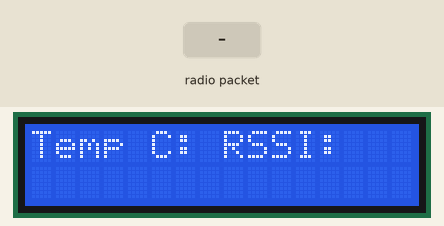
Bench run of a sketch on a simulated Arduino Uno, built with avr-gcc and run on an emulated ATmega328P. On the bench: 16×2 character LCD. Inputs (shaded band) come from the test bench. No radio packets arrive unless stated.

Above: at 1.2 s.
1.3 s: radio packet "1" arrives
At 1.6 s:
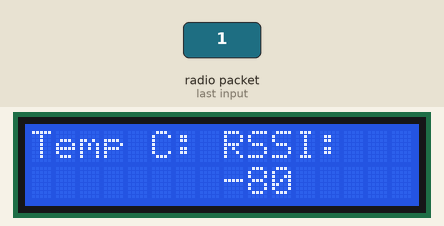
Timing chart, 0 to 4.3 s (numbered marks = the images above; inputs shaded):
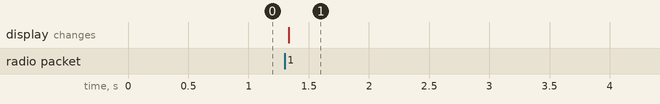

Measured:
- after the input at 1.3 s, the display: changes at once (image 1)

The sketch:

LoRaReceiverCallback_ARDUINO_LCD.ino
```cpp
#include <SPI.h>
#include <LoRa.h>
#include <LiquidCrystal.h>

const int rs = 8, en = 7, d4 = 6, d5 = 5, d6 = 4, d7 = 3;
LiquidCrystal lcd(rs, en, d4, d5, d6, d7);

void setup() {
  lcd.begin(16, 2);
  lcd.setCursor(0, 0);
  lcd.print("Temp C: RSSI:");

  if (!LoRa.begin(868E6)) {
    lcd.setCursor(0, 1);
    lcd.println("LoRa failed!");
    while (1);
  }
  LoRa.onReceive(onReceive);
  LoRa.receive();
}

void loop() {
}

void onReceive(int packetSize) {
  char lorainbyte;
  lcd.setCursor(0, 1);
    for (int i = 0; i < packetSize-3; i++) {
    lorainbyte=LoRa.read();
    lcd.print(lorainbyte);
    }
  lcd.setCursor(8, 1);
  lcd.print(LoRa.packetRssi());
}
```
